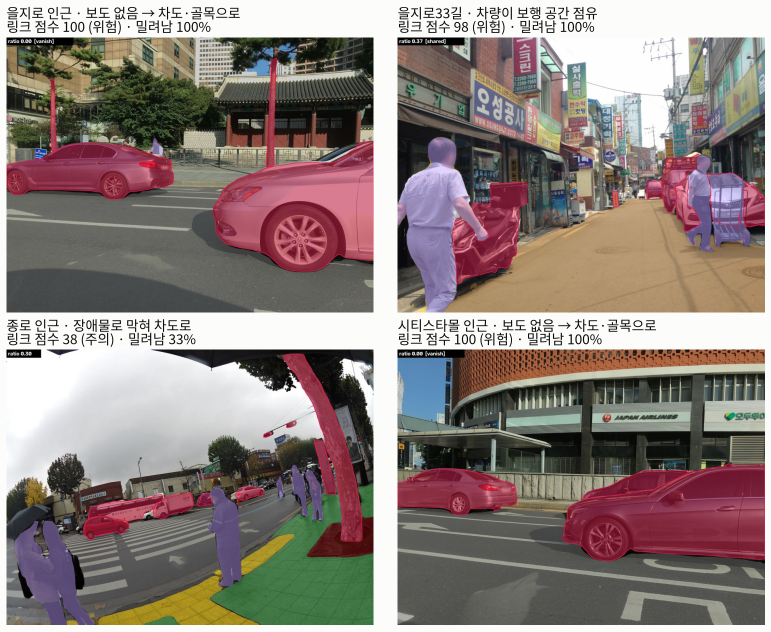
#> input picture docs/figures/fig_push_gallery_a.png, 1542 x 1263 px (shown at 1/2 size)
$ python crop_scenes.py
#> lines starting #> are read from the running program, lines starting #| are printed output that depends on the picture
"""인포그래픽·영상·보고서용 장면 사진 잘라내기 (docs/figures 갤러리 → outputs/media/img)."""
from pathlib import Path
from PIL import Image

ROOT = Path(__file__).resolve().parents[2]
F = ROOT / "docs/figures"
OUT = ROOT / "outputs/media/img"
OUT.mkdir(parents=True, exist_ok=True)
PANELS = {"TL": (13, 75, 747, 625), "TR": (795, 75, 1530, 625), "BL": (13, 699, 747, 1249), "BR": (795, 699, 1530, 1249)}


def crop(im, box, name, top=20):
    x0, y0, x1, y1 = box
    im.crop((x0, y0 + top, x1, y1)).save(OUT / f"{name}.jpg", quality=92)   # 위쪽 ratio 라벨 제거


ga = Image.open(F / "fig_push_gallery_a.png").convert("RGB")
gb = Image.open(F / "fig_push_gallery_b.png").convert("RGB")
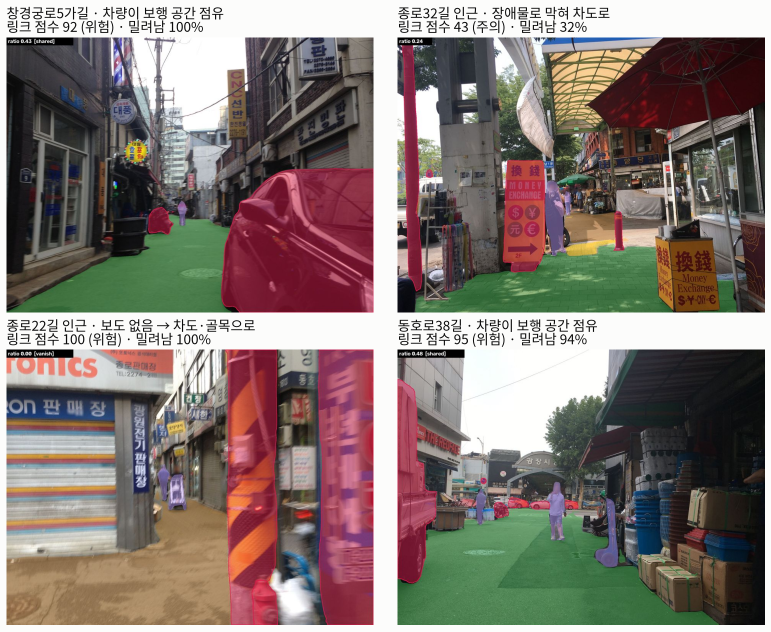
#> input picture docs/figures/fig_push_gallery_b.png, 1542 x 1263 px (shown at 1/2 size)
fr = Image.open(F / "fig_frames.png").convert("RGB")
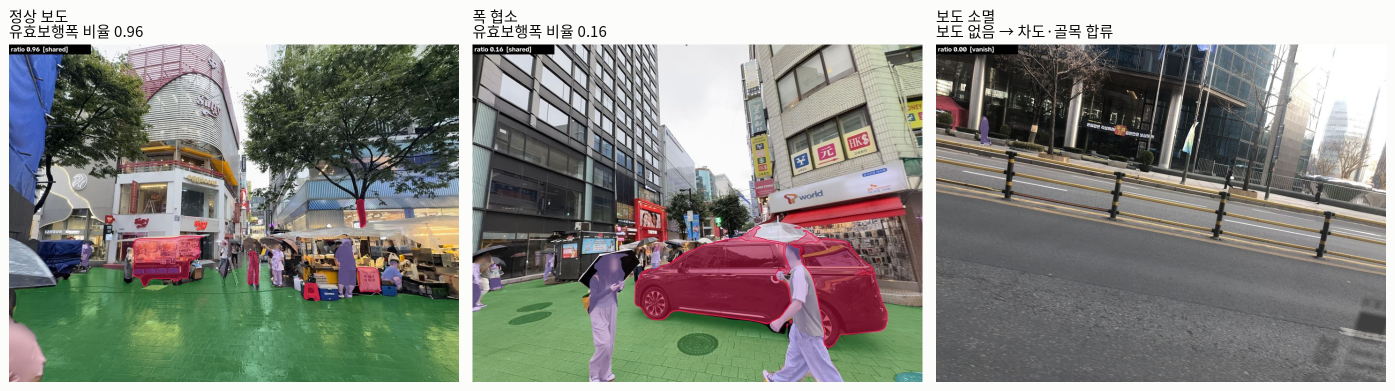
#> input picture docs/figures/fig_frames.png, 2790 x 782 px (shown at 1/2 size)
for k, v in PANELS.items():
    crop(ga, v, "a_" + k); crop(gb, v, "b_" + k)
#> this loop made 4 passes
#> pass 1, in crop, `im.crop((x0, y0 + top, x1, y1)).save(OUT / f"{name}.jpg", quality=92)`:
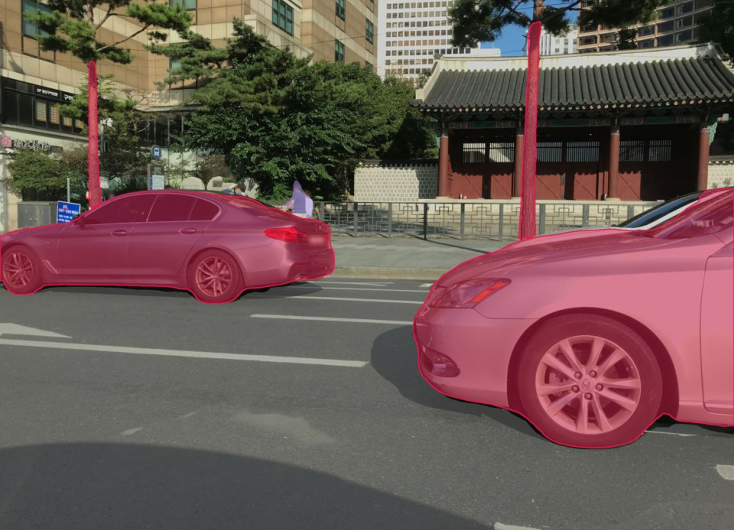
#> saved as a_TL.jpg: PIL image 734x530 RGB; mean R, G, B 108.2, 87, 83.3
#> pass 1, in crop (call 2), `im.crop((x0, y0 + top, x1, y1)).save(OUT / f"{name}.jpg", quality=92)`:
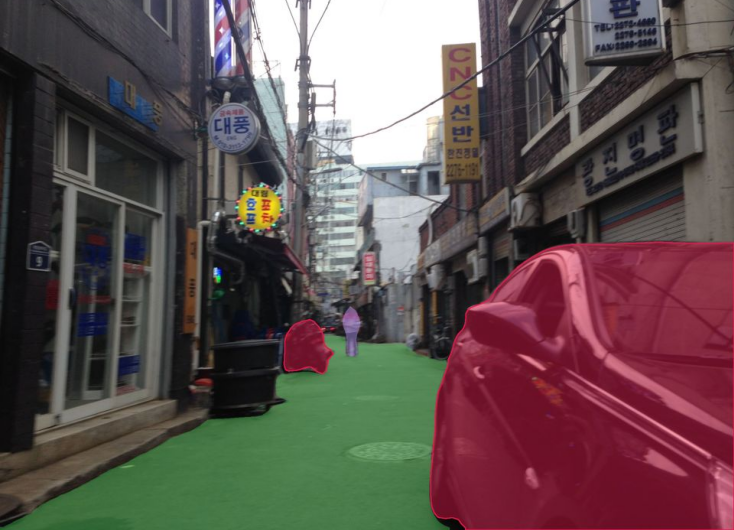
#> saved as b_TL.jpg: PIL image 734x530 RGB; mean R, G, B 96.8, 81.3, 80.8
for i, x in enumerate([18, 946, 1872]):
    crop(fr, (x, 89, x + 900, 764), f"f_{i}", top=24)
#> this loop made 3 passes
#> pass 1, in crop (call 9), `im.crop((x0, y0 + top, x1, y1)).save(OUT / f"{name}.jpg", quality=92)`:
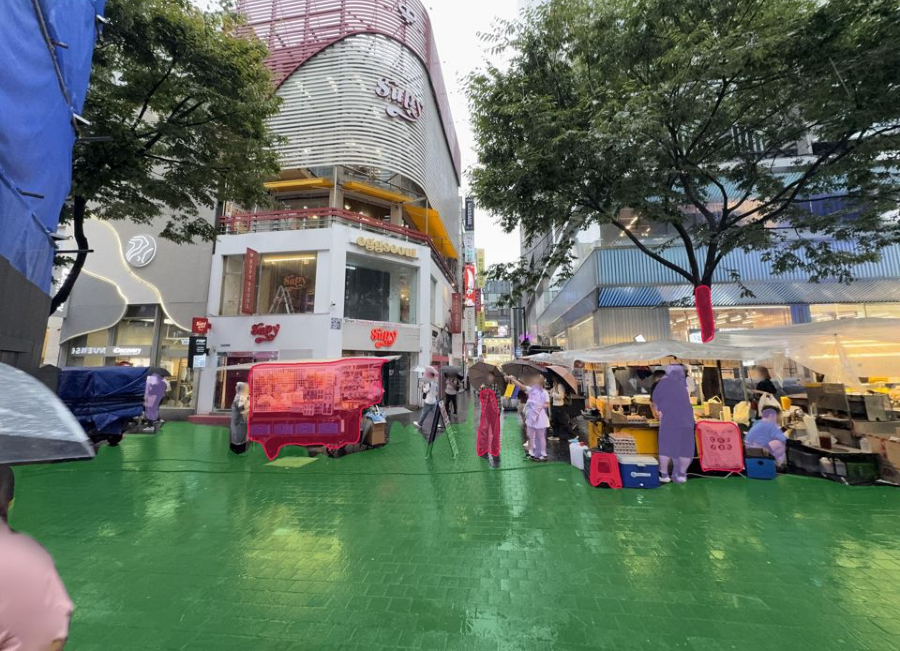
#> saved as f_0.jpg: PIL image 900x651 RGB; mean R, G, B 101.7, 113.7, 99.6
Image.open(F / "fig_push_map.png").convert("RGB").crop((230, 200, 1560, 1240)).save(OUT / "map.png")
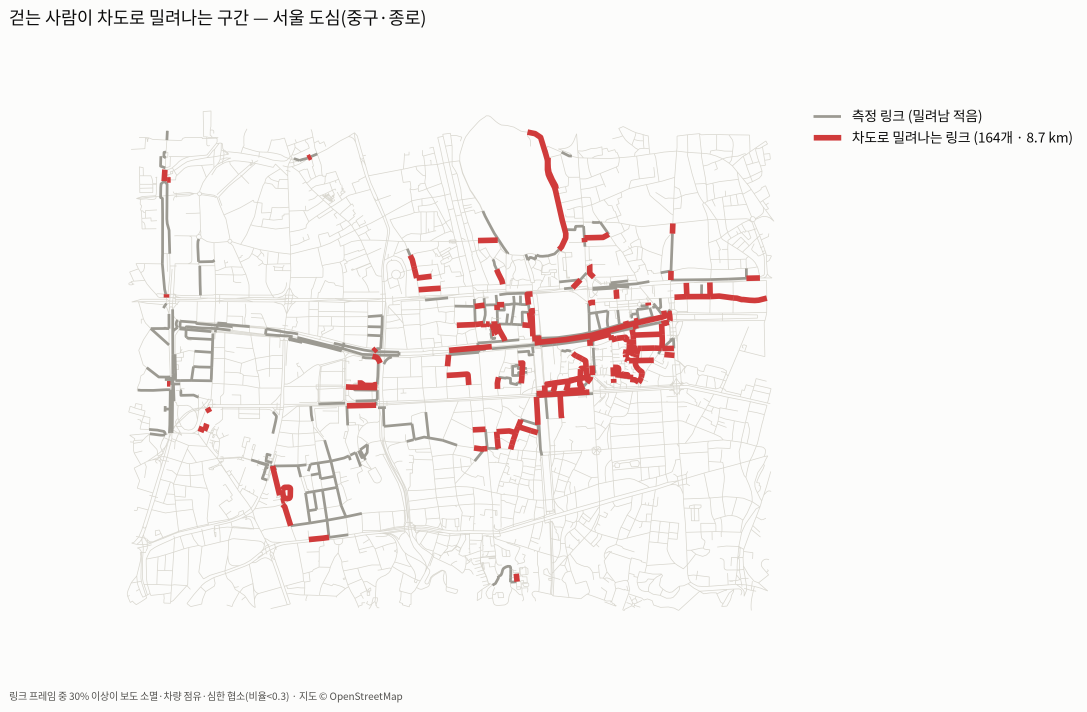
#> input picture docs/figures/fig_push_map.png, 2174 x 1423 px (shown at 1/2 size)
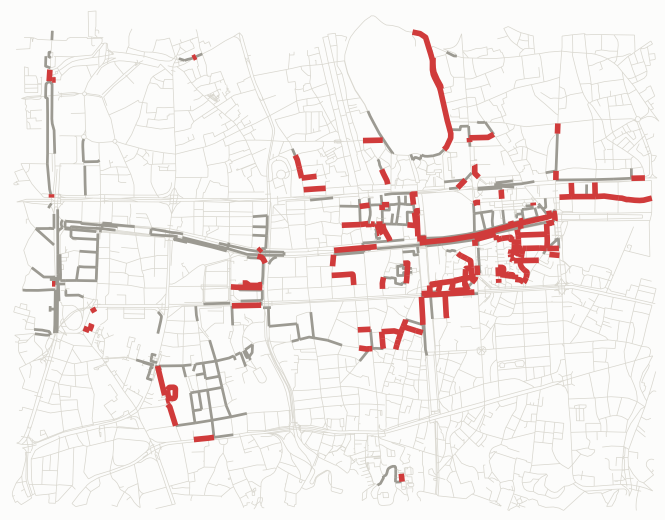
#> saved as map.png: PIL image 1330x1040 RGB (shown at 1/2 size); mean R, G, B 244.8, 240.4, 238.6
print("→", OUT)
